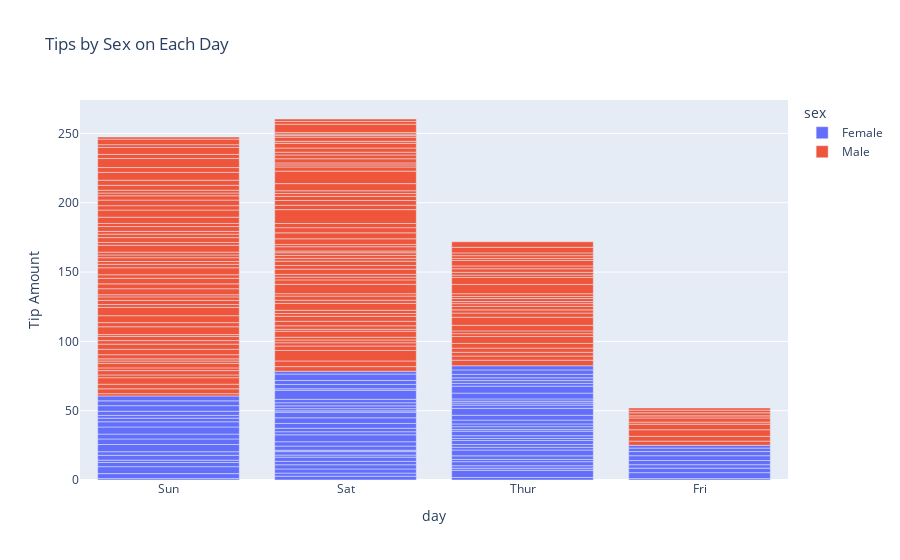

Notebook code for this chart:
### Code cell
df_tips = px.data.tips()
px.bar(df_tips,x='day',y='tip',color='sex',title='Tips by Sex on Each Day', labels={'tip':'Tip Amount'})

### Figure 1 — Plotly figure (JSON) as saved in the notebook; plotly's stock layout.template omitted (floating-point values rounded to 4 significant figures; data arrays with more than 128 entries replaced by an {"elided": "..."} marker saying what was removed)
{"data": [{"alignmentgroup": "True", "hovertemplate": "sex=Female<br>day=%{x}<br>Tip Amount=%{y}<extra></extra>", "legendgroup": "Female", "marker": {"color": "#636efa"}, "name": "Female", "offsetgroup": "Female", "orientation": "v", "showlegend": true, "textposition": "auto", "type": "bar", "x": ["Sun", "Sun", "Sun", "Sun", "Sun", "Sun", "Sat", "Sat", "Sat", "Sat", "Sat", "Sat", "Sun", "Sun", "Sat", "Sat", "Sat", "Sat", "Sat", "Sat", "Sat", "Thur", "Thur", "Fri", "Fri", "Fri", "Fri", "Fri", "Sat", "Sat", "Sat", "Sat", "Sat", "Sun", "Sun", "Thur", "Thur", "Thur", "Thur", "Thur", "Thur", "Thur", "Thur", "Thur", "Thur", "Thur", "Thur", "Thur", "Thur", "Thur", "Thur", "Thur", "Thur", "Thur", "Thur", "Thur", "Thur", "Sun", "Sun", "Sun", "Sun", "Sun", "Sat", "Sat", "Sun", "Sun", "Sun", "Thur", "Thur", "Thur", "Thur", "Thur", "Thur", "Thur", "Sat", "Sat", "Sat", "Sat", "Sat", "Fri", "Fri", "Fri", "Fri", "Sat", "Sat", "Sat", "Thur"], "xaxis": "x", "y": [1.01, 3.61, 5, 3.02, 1.67, 3.5, 2.75, 2.23, 3, 3, 2.45, 3.07, 2.6, 5.2, 1.5, 2.47, 1, 3, 3.14, 5, 2.2, 1.83, 5.17, 1, 4.3, 3.25, 2.5, 3, 2.5, 3.48, 4.08, 4, 1, 4, 3.5, 1.5, 1.8, 2.92, 1.68, 2.52, 4.2, 2, 2, 2.83, 1.5, 2, 3.25, 1.25, 2, 2, 2.75, 3.5, 5, 2.3, 1.5, 1.36, 1.63, 5.14, 3.75, 2.61, 2, 3, 1.61, 2, 4, 3.5, 3.5, 4.19, 5, 2, 2.01, 2, 2.5, 3.23, 2.23, 2.5, 6.5, 1.1, 3.09, 3.48, 3, 2.5, 2, 2.88, 4.67, 2, 3], "yaxis": "y"}, {"alignmentgroup": "True", "hovertemplate": "sex=Male<br>day=%{x}<br>Tip Amount=%{y}<extra></extra>", "legendgroup": "Male", "marker": {"color": "#EF553B"}, "name": "Male", "offsetgroup": "Male", "orientation": "v", "showlegend": true, "textposition": "auto", "type": "bar", "x": {"elided": "157 str values"}, "xaxis": "x", "y": {"elided": "157 float values"}, "yaxis": "y"}], "layout": {"barmode": "relative", "legend": {"title": {"text": "sex"}, "tracegroupgap": 0}, "title": {"text": "Tips by Sex on Each Day"}, "xaxis": {"anchor": "y", "domain": [0, 1], "title": {"text": "day"}}, "yaxis": {"anchor": "x", "domain": [0, 1], "title": {"text": "Tip Amount"}}}}
